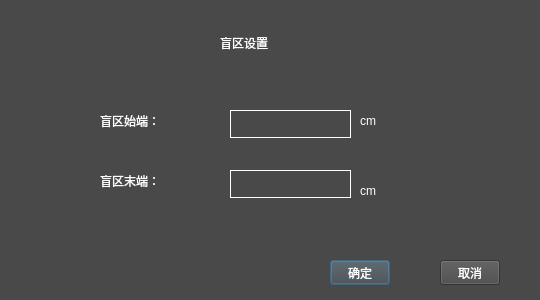
<?xml version="1.0" encoding="UTF-8"?>
<ui version="4.0">
 <class>DeadZoneClass</class>
 <widget class="QDialog" name="DeadZoneClass">
  <property name="geometry">
   <rect>
    <x>0</x>
    <y>0</y>
    <width>540</width>
    <height>300</height>
   </rect>
  </property>
  <property name="windowTitle">
   <string>DeadZone</string>
  </property>
  <property name="styleSheet">
   <string notr="true">background-color: rgb(73, 73, 73);</string>
  </property>
  <widget class="QPushButton" name="pushButtonYes">
   <property name="geometry">
    <rect>
     <x>330</x>
     <y>260</y>
     <width>60</width>
     <height>25</height>
    </rect>
   </property>
   <property name="minimumSize">
    <size>
     <width>60</width>
     <height>25</height>
    </size>
   </property>
   <property name="maximumSize">
    <size>
     <width>60</width>
     <height>25</height>
    </size>
   </property>
   <property name="styleSheet">
    <string notr="true">color: rgb(255, 255, 255);</string>
   </property>
   <property name="text">
    <string>确定</string>
   </property>
  </widget>
  <widget class="QPushButton" name="pushButtonNo">
   <property name="geometry">
    <rect>
     <x>440</x>
     <y>260</y>
     <width>60</width>
     <height>25</height>
    </rect>
   </property>
   <property name="minimumSize">
    <size>
     <width>60</width>
     <height>25</height>
    </size>
   </property>
   <property name="maximumSize">
    <size>
     <width>60</width>
     <height>25</height>
    </size>
   </property>
   <property name="styleSheet">
    <string notr="true">color: rgb(255, 255, 255);</string>
   </property>
   <property name="text">
    <string>取消</string>
   </property>
  </widget>
  <widget class="QLabel" name="label">
   <property name="geometry">
    <rect>
     <x>100</x>
     <y>110</y>
     <width>91</width>
     <height>21</height>
    </rect>
   </property>
   <property name="styleSheet">
    <string notr="true">color: rgb(255, 255, 255);
font: 15pt &quot;新宋体&quot;;</string>
   </property>
   <property name="text">
    <string>盲区始端：</string>
   </property>
  </widget>
  <widget class="QLabel" name="label_2">
   <property name="geometry">
    <rect>
     <x>220</x>
     <y>30</y>
     <width>95</width>
     <height>25</height>
    </rect>
   </property>
   <property name="minimumSize">
    <size>
     <width>95</width>
     <height>25</height>
    </size>
   </property>
   <property name="maximumSize">
    <size>
     <width>95</width>
     <height>25</height>
    </size>
   </property>
   <property name="styleSheet">
    <string notr="true">QLabel{
color: rgb(255, 255, 255);
font: 75 18pt &quot;新宋体&quot;;
}</string>
   </property>
   <property name="text">
    <string>盲区设置</string>
   </property>
  </widget>
  <widget class="QLabel" name="label_3">
   <property name="geometry">
    <rect>
     <x>100</x>
     <y>170</y>
     <width>91</width>
     <height>21</height>
    </rect>
   </property>
   <property name="styleSheet">
    <string notr="true">color: rgb(255, 255, 255);
font: 15pt &quot;新宋体&quot;;</string>
   </property>
   <property name="text">
    <string>盲区末端：</string>
   </property>
  </widget>
  <widget class="QLineEdit" name="lineEditStart">
   <property name="geometry">
    <rect>
     <x>230</x>
     <y>110</y>
     <width>121</width>
     <height>28</height>
    </rect>
   </property>
   <property name="minimumSize">
    <size>
     <width>60</width>
     <height>28</height>
    </size>
   </property>
   <property name="maximumSize">
    <size>
     <width>16777215</width>
     <height>28</height>
    </size>
   </property>
   <property name="styleSheet">
    <string notr="true">QLineEdit{
border:1px solid rgb(255,255,255);
color: rgb(255,255,255);
font: 12pt &quot;新宋体&quot;;
background:transparent;
}</string>
   </property>
   <property name="text">
    <string/>
   </property>
  </widget>
  <widget class="QLineEdit" name="lineEditEnd">
   <property name="geometry">
    <rect>
     <x>230</x>
     <y>170</y>
     <width>121</width>
     <height>28</height>
    </rect>
   </property>
   <property name="minimumSize">
    <size>
     <width>60</width>
     <height>28</height>
    </size>
   </property>
   <property name="maximumSize">
    <size>
     <width>16777215</width>
     <height>28</height>
    </size>
   </property>
   <property name="styleSheet">
    <string notr="true">QLineEdit{
border:1px solid rgb(255,255,255);
color: rgb(255,255,255);
font: 12pt &quot;新宋体&quot;;
background:transparent;
}</string>
   </property>
  </widget>
  <widget class="QLabel" name="label_4">
   <property name="geometry">
    <rect>
     <x>360</x>
     <y>110</y>
     <width>21</width>
     <height>21</height>
    </rect>
   </property>
   <property name="styleSheet">
    <string notr="true">color: rgb(255, 255, 255);
font: 15pt &quot;新宋体&quot;;</string>
   </property>
   <property name="text">
    <string>cm</string>
   </property>
  </widget>
  <widget class="QLabel" name="label_5">
   <property name="geometry">
    <rect>
     <x>360</x>
     <y>180</y>
     <width>21</width>
     <height>21</height>
    </rect>
   </property>
   <property name="styleSheet">
    <string notr="true">color: rgb(255, 255, 255);
font: 15pt &quot;新宋体&quot;;</string>
   </property>
   <property name="text">
    <string>cm</string>
   </property>
  </widget>
 </widget>
 <layoutdefault spacing="6" margin="11"/>
 <resources>
  <include location="deadzone.qrc"/>
 </resources>
 <connections/>
</ui>
